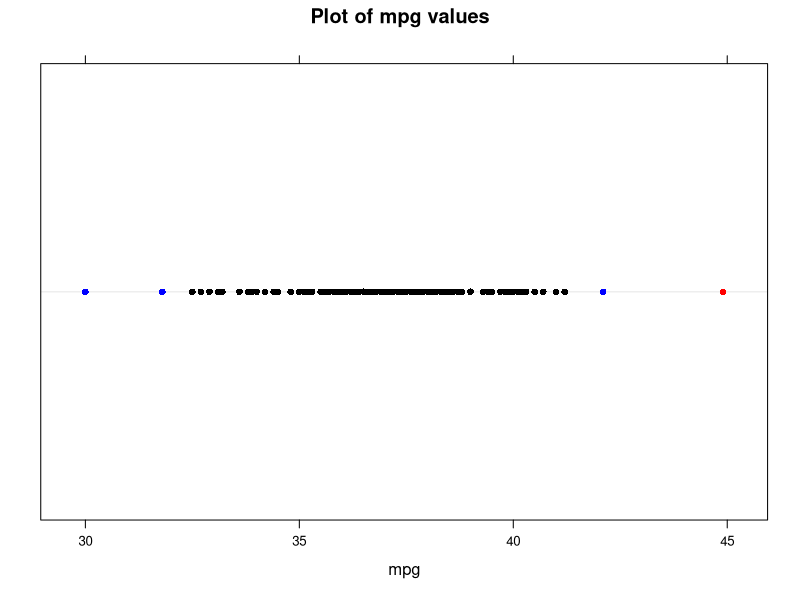
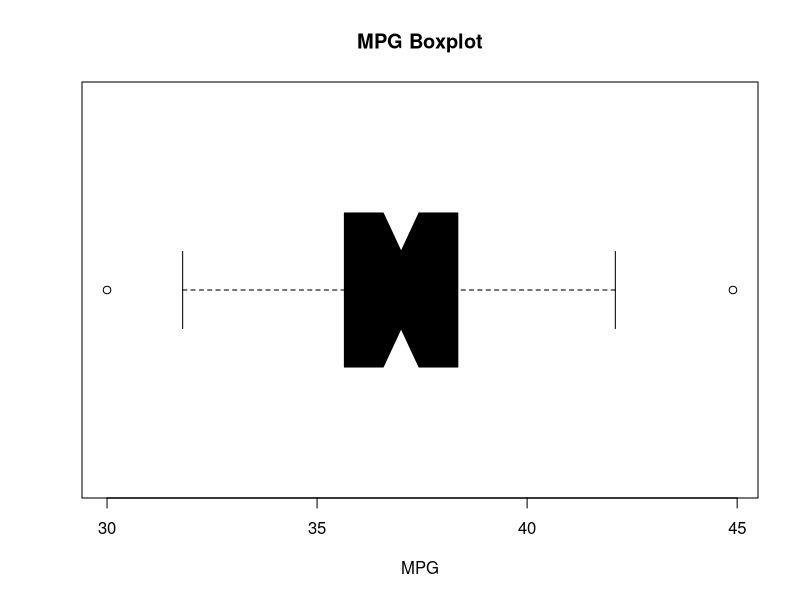

Recreate these plots in R, in order.
## ---- chunk 1
knitr::opts_chunk$set(echo = TRUE)
## ---- chunk 2
getwd()
## ---- chunk 3
epagas = read.csv("EPAGAS.csv")
head(epagas)
## ---- chunk 4
mpg = epagas$MPG
head(mpg)
## ---- chunk 5
z = (mpg - mean(mpg)) / sd(mpg)
head(z)
print(paste0("mean = ", round(mean(z), digits = 4)), quote = FALSE)
print(paste0("variance = ", var(z)), quote = FALSE)
print(paste0("standard deviation = ", sd(z)), quote = FALSE)
## ---- chunk 6
mpg[abs(z) >= 2 & abs(z) <= 3]
## ---- chunk 7
mpg[abs(z) > 3]
## ---- chunk 8
mpgcol = ifelse(abs(z) > 3, "red",
                ifelse(abs(z) >= 2 & abs(z) <= 3, "blue", "black"))

library(lattice)
dotplot(mpg, col = mpgcol, main = "Plot of mpg values")
## ---- chunk 9
boxplot(mpg, main = "MPG Boxplot", xlab = "MPG", col = "black", horizontal = TRUE, notch = TRUE)
## ---- chunk 10
k = 2
cheb = 1 - 1 / (k^2)
cheb
## ---- chunk 11
tempData<-epagas[abs(z)<2,"MPG"]
length(tempData)/length(epagas$MPG)*100
